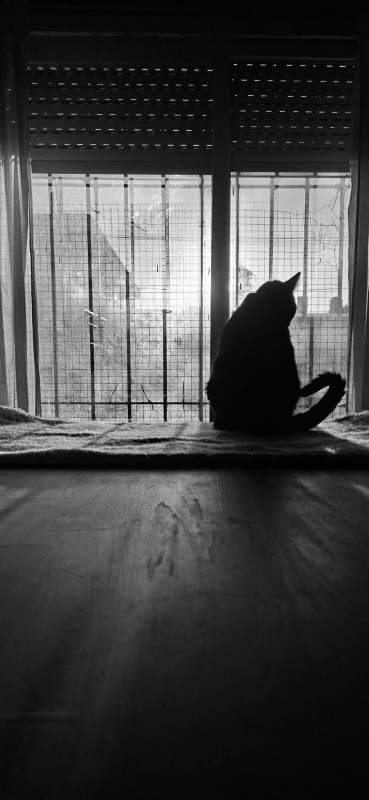
#> input picture 006_fotografia_digital/IMAGENES/PROCESADAS/gata_negra_escala_grises.jpg, 737 x 1600 px, given in place of camara_001.jpeg, which was not available (shown at 1/2 size)
$ jupyter execute Cornes_TP006_punto03.ipynb   (text cells are left out)
#> lines starting #> are read from the running program, lines starting #| are printed output that depends on the picture; pictures that were not available may be replaced by others from this repository, and a replacement may not be noted
[cell 1]
import cv2
from google.colab import drive
from pathlib import Path
import shutil
import matplotlib.pyplot as plt
import numpy as np

[cell 2]
#CARGA DE IMAGEN CÁMARA OSCURA


drive.mount("/content/drive")

im_originales = Path("/content/drive/MyDrive/2026/Técnicas de Procesamiento Digital de Imágenes - Matias Barreto/GITHUB REPO PROFE/cornes-valeria-pdi-1c-2026/TP_006/TP 006/IMAGENES/ORIGINALES/camara_001.jpeg")
im_procesadas= Path("/content/drive/MyDrive/2026/Técnicas de Procesamiento Digital de Imágenes - Matias Barreto/GITHUB REPO PROFE/cornes-valeria-pdi-1c-2026/TP_006/TP 006/IMAGENES/PROCESADAS/")

ruta_destino_camara = im_procesadas
shutil.copy(im_originales, ruta_destino_camara)

print(f"Imagen copiada a: {ruta_destino_camara.resolve()}")

[cell 3]
nombre_imagen_camara_oscura = "camara_001.jpeg"

def cargar_rgb(ruta):
    """Abre una imagen color y la devuelve en formato RGB."""
    # Leemos la imagen con OpenCV en formato BGR.
    imagen_bgr = cv2.imread(str(ruta), cv2.IMREAD_COLOR)
#> imagen_bgr is the input picture: shape (1600, 737, 3); min 0, max 255, mean 67

    # Verificamos que la lectura haya sido correcta.
    if imagen_bgr is None:
        raise FileNotFoundError(f"No se pudo leer la imagen: {ruta}")

    # Convertimos de BGR a RGB para visualizar correctamente con Matplotlib.
    imagen_rgb = cv2.cvtColor(imagen_bgr, cv2.COLOR_BGR2RGB)
    return imagen_rgb

if nombre_imagen_camara_oscura != "":
    ruta_camara_oscura = im_procesadas / nombre_imagen_camara_oscura
    imagen_camara_oscura_rgb = cargar_rgb(ruta_camara_oscura)


# Rotamos la imagen original 180 grados.

imagen_camara_oscura_rgb = cv2.rotate(
    imagen_camara_oscura_rgb,
    cv2.ROTATE_180
)
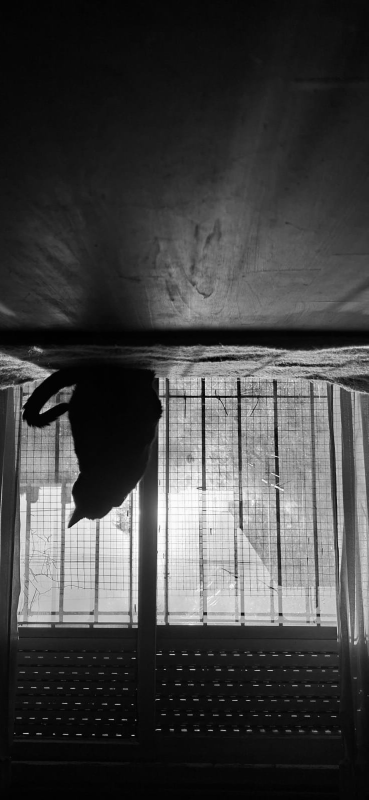
#> imagen_camara_oscura_rgb: shape (1600, 737, 3) (shown at 1/2 size); min 0, max 255, mean 67

# =========================
# RECORTE DE LA PROYECCION
# =========================

# imagen[y1:y2, x1:x2]

camara_oscura_recorte = imagen_camara_oscura_rgb[
    520:1080,
    60:690
]
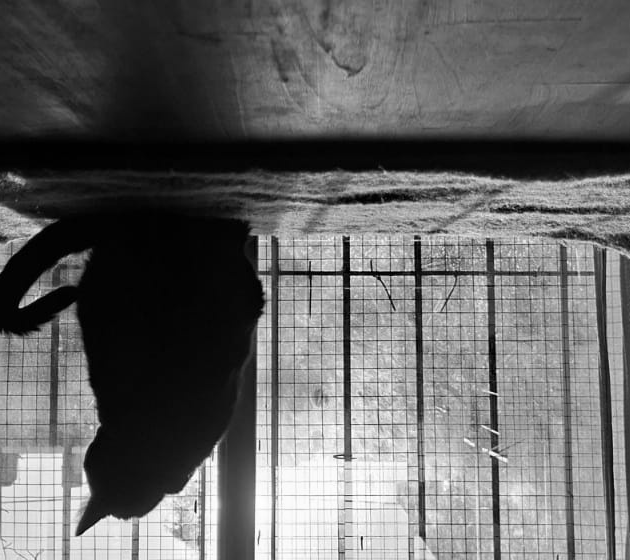
#> camara_oscura_recorte: shape (560, 630, 3); min 0, max 255, mean 102.4


def mostrar_imagen(imagen, titulo="camara_oscura final"):
    plt.figure(figsize=(8, 10))
    plt.imshow(imagen)
    plt.title(titulo, fontweight="bold", loc="left")
    plt.axis("off")
    plt.show()


def mostrar_histograma_gris(imagen):
    if imagen is None:
        print("Error: la imagen no está cargada")
        return

    # Convertir a gris
    imagen_gris = cv2.cvtColor(imagen, cv2.COLOR_RGB2GRAY)

    # Asegurar tipo correcto
    imagen_gris = imagen_gris.astype(np.uint8)

    # Calcular histograma
    hist = cv2.calcHist([imagen_gris], [0], None, [256], [0,256])
#> hist = 256 values, max 12095 at index 4, min 62 at index 255, mean 1378.1

    # Mostrar
    plt.figure(figsize=(8,4))
    plt.plot(hist, color='black')
    plt.title("Histograma en escala de grises", loc="left")
    plt.xlabel("Intensidad")
    plt.ylabel("Cantidad de píxeles")
    plt.xlim([0,256])
    plt.grid()
    plt.show()
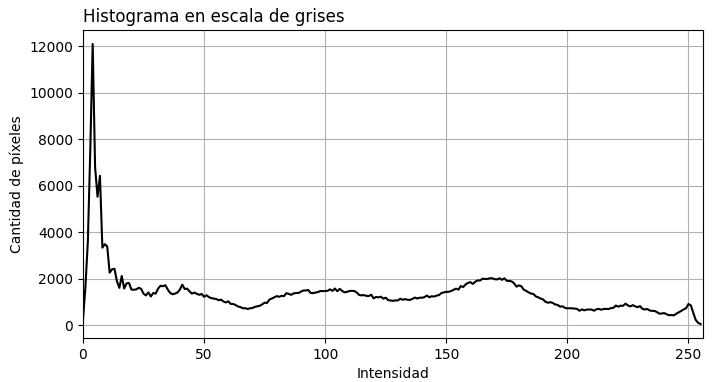
#> figure drawn by matplotlib, 1 panel; curve peaks at x = 4, y = 12095

mostrar_imagen(camara_oscura_recorte, "Camara oscura: imagen final")
mostrar_histograma_gris(camara_oscura_recorte)

[cell 4]
# =========================
# CONVERSION A HSV
# =========================

camara_oscura_hsv = cv2.cvtColor(
    camara_oscura_recorte,
    cv2.COLOR_RGB2HSV
)
#> camara_oscura_hsv: shape (560, 630, 3); mean H, S, V 0, 0, 102.4

# Separamos canales
h, s, v = cv2.split(camara_oscura_hsv)
#> h: shape (560, 630); every value is 0

[cell 5]
# =========================
# HISTOGRAMA DEL CANAL V
# =========================

plt.figure(figsize=(8, 4))

plt.hist(
    v.ravel(),
    bins=256,
    range=(0, 256)
)

plt.title(
    "Histograma del canal V",
    fontweight="bold"
)

plt.xlabel("Intensidad")
plt.ylabel("Cantidad de píxeles")

plt.show()
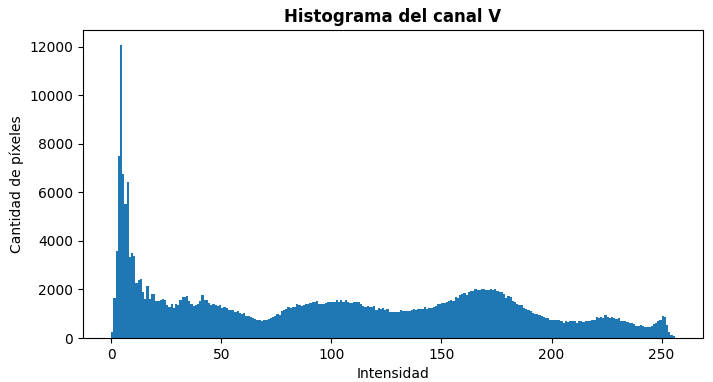
#> figure drawn by matplotlib, 1 panel; tallest bar 12095 high, from x = 4 to 5

[cell 6]
# =========================
# ECUALIZACION SUAVE CON CLAHE
# =========================

clahe = cv2.createCLAHE(
    clipLimit=1.5,
    tileGridSize=(8, 8)
)

v_ecualizado = clahe.apply(v)
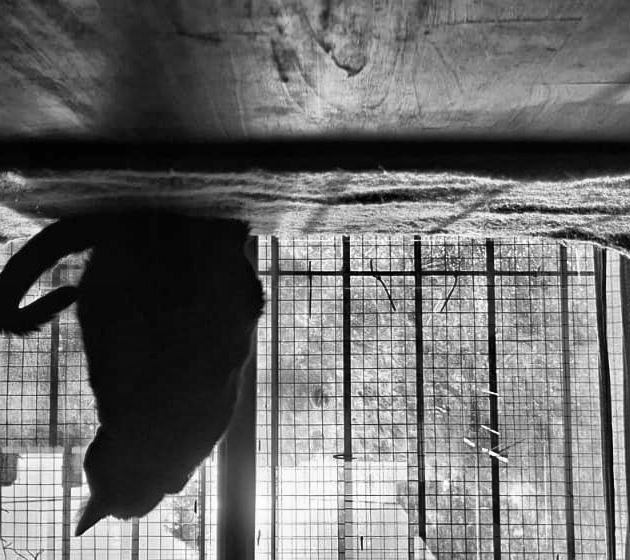
#> v_ecualizado: shape (560, 630); min 1, max 255, mean 108.2

[cell 7]
# =========================
# RECONSTRUCCION DE LA IMAGEN
# =========================

# Unimos nuevamente los canales HSV:
# H mantiene el tono/color original,
# S mantiene la saturación original,
# V usa el brillo mejorado con CLAHE.
camara_oscura_hsv_ecualizada = cv2.merge([h, s, v_ecualizado])
#> camara_oscura_hsv_ecualizada: shape (560, 630, 3); mean H, S, V 0, 0, 108.2

# Convertimos la imagen desde HSV a RGB para poder visualizarla correctamente.
camara_oscura_ecualizada_rgb = cv2.cvtColor(
    camara_oscura_hsv_ecualizada,
    cv2.COLOR_HSV2RGB
)

[cell 8]
# =========================
# HSV → RGB
# =========================

camara_oscura_ecualizada_rgb = cv2.cvtColor(
    camara_oscura_hsv_ecualizada,
    cv2.COLOR_HSV2RGB
)

[cell 9]
# =========================
# COMPARACION VISUAL
# =========================

plt.figure(figsize=(12, 8))

plt.subplot(1, 2, 1)
plt.imshow(camara_oscura_recorte)
plt.title(
    "Original recortada",
    fontweight="bold"
)
plt.axis("off")


plt.subplot(1, 2, 2)
plt.imshow(camara_oscura_ecualizada_rgb)
plt.title(
    "Canal V ecualizado",
    fontweight="bold"
)
plt.axis("off")


plt.tight_layout()
plt.show()

[cell 10]
# =========================
# HISTOGRAMA ANTES / DESPUES
# =========================

plt.figure(figsize=(10, 4))

plt.hist(
    v.ravel(),
    bins=256,
    range=(0, 256),
    alpha=0.6,
    label="V original"
)

plt.hist(
    v_ecualizado.ravel(),
    bins=256,
    range=(0, 256),
    alpha=0.6,
    label="V ecualizado"
)

plt.title(
    "Histograma del canal V",
    fontweight="bold"
)

plt.xlabel("Intensidad")
plt.ylabel("Cantidad de píxeles")

plt.legend()

plt.show()
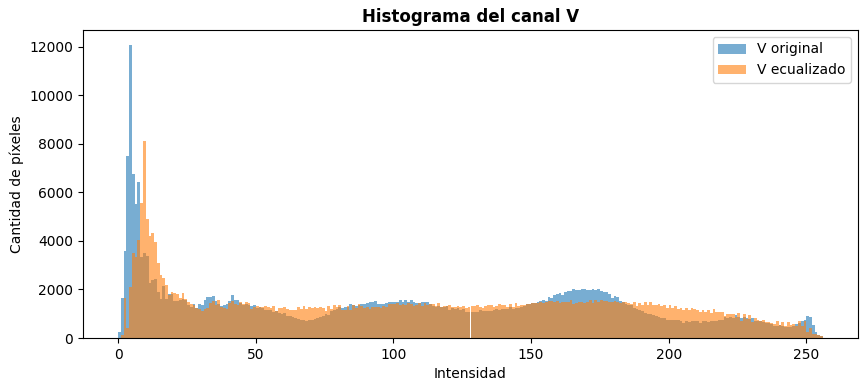
#> figure drawn by matplotlib, 1 panel; tallest bar 12095 high, from x = 4 to 5; tallest bar 8140 high, from x = 9 to 10

[cell 11]
# =========================
# COMPARACION DE HISTOGRAMAS
# =========================

plt.figure(figsize=(18, 4))


# =========================
# HISTOGRAMA RGB ORIGINAL
# =========================

plt.subplot(1, 3, 1)

colores = ("red", "green", "blue")

for i, color in enumerate(colores):

    histograma = cv2.calcHist(
        [camara_oscura_recorte],
        [i],
        None,
        [256],
        [0, 256]
    )

    plt.plot(histograma, color=color)

plt.title(
    "Histograma RGB original",
    fontweight="bold"
)

plt.xlabel("Intensidad")
plt.ylabel("Cantidad de píxeles")


# =========================
# HISTOGRAMA V ORIGINAL
# =========================

plt.subplot(1, 3, 2)

plt.hist(
    v.ravel(),
    bins=256,
    range=(0, 256)
)

plt.title(
    "Canal V original",
    fontweight="bold"
)

plt.xlabel("Intensidad")
plt.ylabel("Cantidad de píxeles")


# =========================
# HISTOGRAMA V ECUALIZADO
# =========================

plt.subplot(1, 3, 3)

plt.hist(
    v_ecualizado.ravel(),
    bins=256,
    range=(0, 256)
)

plt.title(
    "Canal V ecualizado",
    fontweight="bold"
)

plt.xlabel("Intensidad")
plt.ylabel("Cantidad de píxeles")


plt.tight_layout()
plt.show()
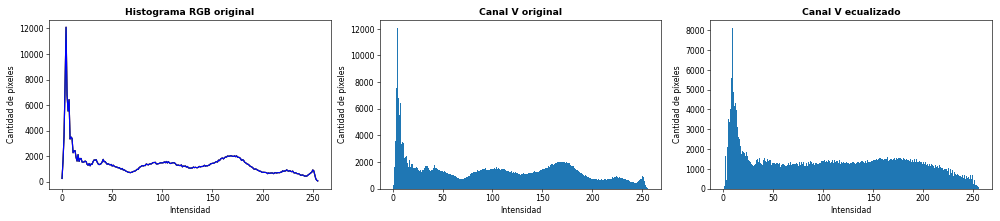
#> figure drawn by matplotlib, 3 panels; panel 1: curve peaks at x = 4, y = 12095; panel 1: curve peaks at x = 4, y = 12095; panel 1: curve peaks at x = 4, y = 12095; panel 2: tallest bar 12095 high, from x = 4 to 5

[cell 12]
# =========================
# EXPORTACION COMPLETA
# =========================

from pathlib import Path
from google.colab import files
import zipfile
import os

# Carpeta temporal local
carpeta_exportacion = Path("exportacion_hsv")
carpeta_exportacion.mkdir(
    parents=True,
    exist_ok=True
)

# =========================
# EXPORTAR IMAGEN ORIGINAL
# =========================

cv2.imwrite(
    str(carpeta_exportacion / "01_original_recortada.jpg"),
    cv2.cvtColor(
        camara_oscura_recorte,
        cv2.COLOR_RGB2BGR
    )
)

# =========================
# EXPORTAR IMAGEN ECUALIZADA
# =========================

cv2.imwrite(
    str(carpeta_exportacion / "02_ecualizada_clahe.jpg"),
    cv2.cvtColor(
        camara_oscura_ecualizada_rgb,
        cv2.COLOR_RGB2BGR
    )
)

# =========================
# EXPORTAR COMPARACION FINAL
# =========================

plt.figure(figsize=(12, 8))

plt.subplot(1, 2, 1)
plt.imshow(camara_oscura_recorte)
plt.title("Original recortada", fontweight="bold")
plt.axis("off")

plt.subplot(1, 2, 2)
plt.imshow(camara_oscura_ecualizada_rgb)
plt.title("CLAHE sobre canal V", fontweight="bold")
plt.axis("off")

plt.tight_layout()

plt.savefig(
    carpeta_exportacion / "03_comparacion_final.png",
    bbox_inches="tight",
    dpi=300
)

plt.close()

# =========================
# EXPORTAR HISTOGRAMAS
# =========================

plt.figure(figsize=(18, 4))

# RGB ORIGINAL
plt.subplot(1, 3, 1)

colores = ("red", "green", "blue")

for i, color in enumerate(colores):

    histograma = cv2.calcHist(
        [camara_oscura_recorte],
        [i],
        None,
        [256],
        [0, 256]
    )

    plt.plot(histograma, color=color)

plt.title(
    "Histograma RGB original",
    fontweight="bold"
)

plt.xlabel("Intensidad")
plt.ylabel("Cantidad de píxeles")


# V ORIGINAL
plt.subplot(1, 3, 2)

plt.hist(
    v.ravel(),
    bins=256,
    range=(0, 256)
)

plt.title(
    "Canal V original",
    fontweight="bold"
)

plt.xlabel("Intensidad")
plt.ylabel("Cantidad de píxeles")


# V ECUALIZADO
plt.subplot(1, 3, 3)

plt.hist(
    v_ecualizado.ravel(),
    bins=256,
    range=(0, 256)
)

plt.title(
    "Canal V ecualizado",
    fontweight="bold"
)

plt.xlabel("Intensidad")
plt.ylabel("Cantidad de píxeles")

plt.tight_layout()

plt.savefig(
    carpeta_exportacion / "04_histogramas.png",
    bbox_inches="tight",
    dpi=300
)

plt.close()

# =========================
# CREAR ZIP
# =========================

nombre_zip = "resultados_hsv.zip"

with zipfile.ZipFile(nombre_zip, "w") as zipf:

    for archivo in carpeta_exportacion.iterdir():

        zipf.write(
            archivo,
            arcname=archivo.name
        )

# =========================
# DESCARGA DIRECTA
# =========================

files.download(nombre_zip)

print("Exportacion completa finalizada.")

$ run again, on 006_fotografia_digital/IMAGENES/PROCESADAS/punto07_fotografia_luz_original.jpg
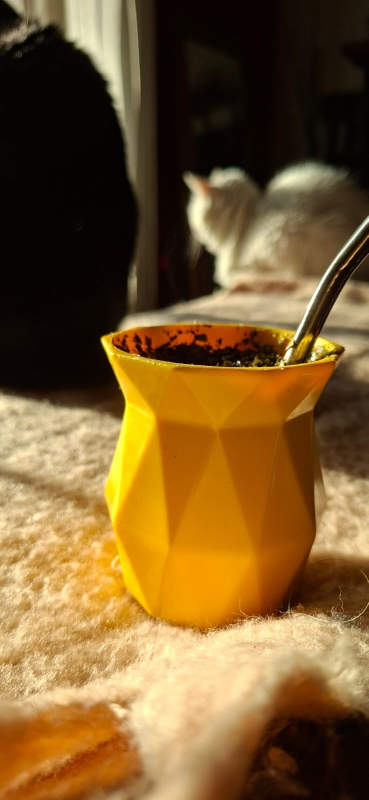
#> input picture 006_fotografia_digital/IMAGENES/PROCESADAS/punto07_fotografia_luz_original.jpg, 737 x 1600 px, given in place of camara_001.jpeg, which was not available (shown at 1/2 size)
#> in cargar_rgb, imagen_bgr is the input picture: shape (1600, 737, 3); mean B, G, R 45.2, 91.4, 123
#> in mostrar_histograma_gris, `imagen_gris = cv2.cvtColor(imagen, cv2.COLOR_RGB2GRAY)`:
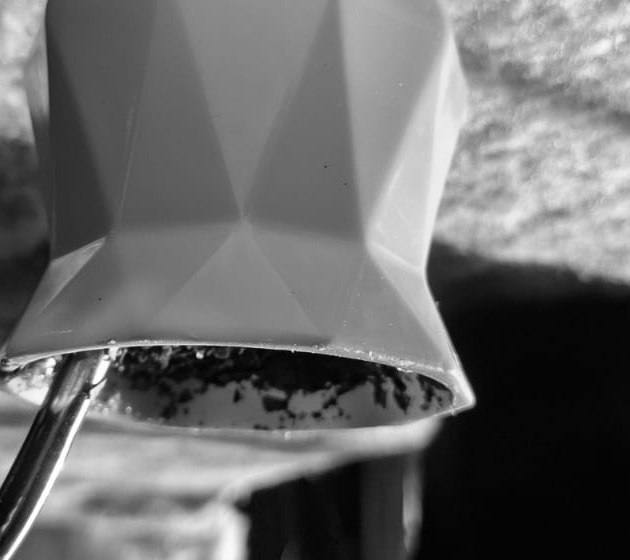
#> imagen_gris: shape (560, 630); min 1, max 255, mean 106.1
#> hist = 256 values, max 12309 at index 4, min 0 at index 0, mean 1378.1
#> camara_oscura_hsv: shape (560, 630, 3); mean H, S, V 16.6, 195.9, 143.6
#> camara_oscura_hsv_ecualizada: shape (560, 630, 3); mean H, S, V 16.6, 195.9, 135.8
#> `plt.show()`:
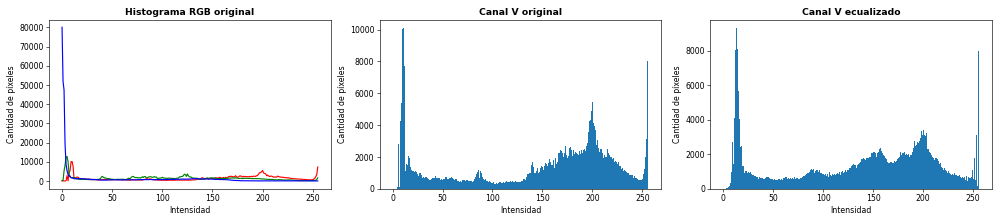
#> figure drawn by matplotlib, 3 panels; panel 1: curve peaks at x = 10, y = 10132; panel 1: curve peaks at x = 5, y = 12790; panel 1: curve peaks at x = 0, y = 80089; panel 2: tallest bar 10132 high, from x = 10 to 11

$ run again, on 006_fotografia_digital/IMAGENES/PROCESADAS/recorte_a_gata_negra.jpg
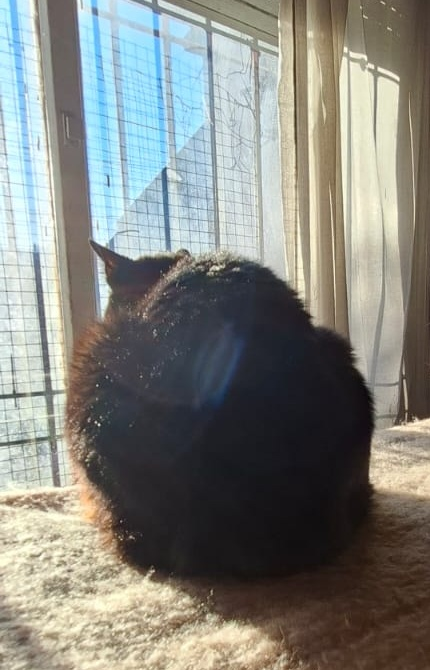
#> input picture 006_fotografia_digital/IMAGENES/PROCESADAS/recorte_a_gata_negra.jpg, 430 x 670 px, given in place of camara_001.jpeg, which was not available
#> in cargar_rgb, imagen_bgr is the input picture: shape (670, 430, 3); mean B, G, R 126, 132, 130.8
#> in mostrar_histograma_gris, `imagen_gris = cv2.cvtColor(imagen, cv2.COLOR_RGB2GRAY)`:
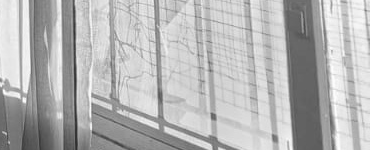
#> imagen_gris: shape (150, 370); min 45, max 254, mean 180.8
#> hist = 256 values, max 1059 at index 213, min 0 at index 0, mean 216.8
#> camara_oscura_hsv: shape (150, 370, 3); mean H, S, V 68.7, 55.2, 200.3
#> camara_oscura_hsv_ecualizada: shape (150, 370, 3); mean H, S, V 68.7, 55.2, 185.2
#> `plt.show()`:
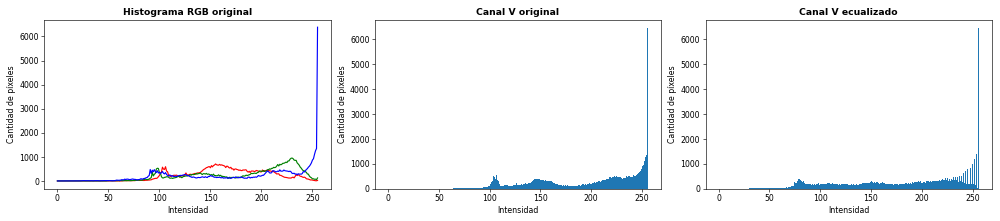
#> figure drawn by matplotlib, 3 panels; panel 1: curve peaks at x = 155, y = 705; panel 1: curve peaks at x = 230, y = 951; panel 1: curve peaks at x = 255, y = 6383; panel 2: tallest bar 6468 high, from x = 255 to 256
